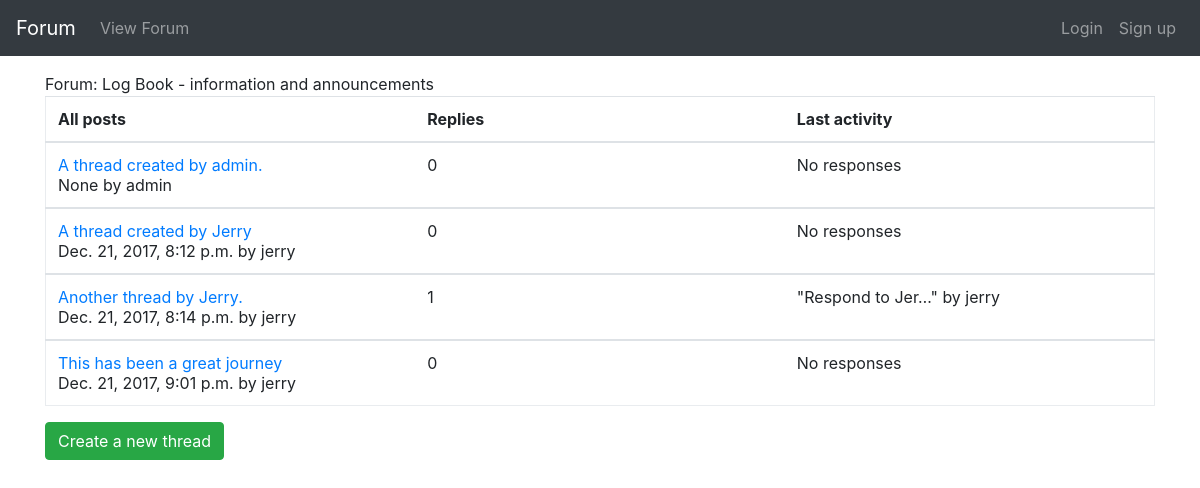
Page /forumapp/forum/1 on the earlier database version.
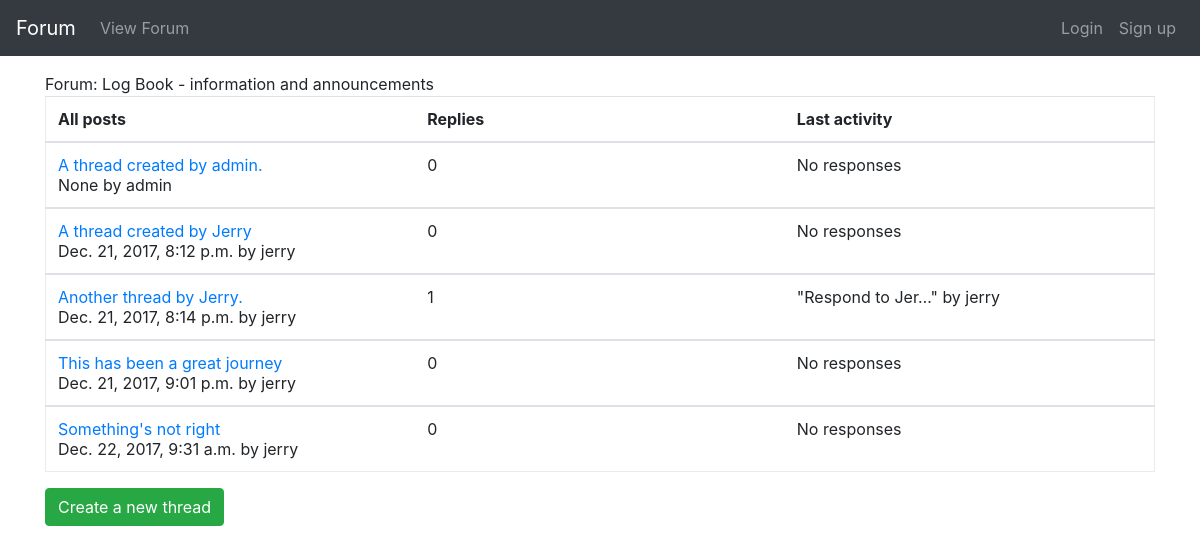
Same page on the later database version.
### forumapp/models.py (models this page shows, shortened)
class Thread(models.Model):
    name = models.CharField(max_length=100)
    forum = models.ForeignKey(Forum, null=True, on_delete=models.SET_NULL)
    class Meta:
        permissions = [
            ('can_remove_any_thread', 'Can remove ANY thread.'),
        ]

class ThreadResponse(models.Model):
    thread = models.ForeignKey(Thread, null=True, on_delete=models.SET_NULL)
    created_datetime = models.DateTimeField(null=True)
    responder = models.ForeignKey(User, null=True, on_delete=models.SET_NULL)
    message = models.TextField(max_length=1000)

### forumapp/views.py (the view)
def forum(request, pk):
    thread_list = Thread.objects.filter(forum=pk)
    return render(
        request,
        'forumapp/thread_list.html',
        context={
            'thread_list': thread_list,
            'forum': Forum.objects.get(id=pk)
        }
    )

### forumapp/templates/forumapp/thread_list.html
{% extends "forumapp/base.html" %}
{% block content %}
<div>Forum: {{ forum.name }} - {{forum.section.name }}</div>
{% if thread_list %}
<table class="table forum-table">
    <thead>
    <tr>
        <th>All posts</th>
        <th>Replies</th>
        <th>Last activity</th>
    </tr>
    </thead>
    {% for thread in thread_list %}
    <tbody>
    <tr>
        <td>
            <a href="{% url 'thread-view' thread.forum.id thread.id %}">
                {{ thread.name }} <br />
            </a>
            {{ thread.threadresponse_set.first.created_datetime }} by {{ thread.threadresponse_set.first.responder }}
        </td>
        <td>{{ thread.threadresponse_set.all|length|add:"-1" }}</td>
        {% if thread.threadresponse_set.all|length > 1 %}
        <td>"{{ thread.threadresponse_set.last.message|truncatechars:15 }}" by {{ thread.threadresponse_set.last.responder }}</td>
        {% else %}
        <td>No responses</td>
        {% endif %}
    </tr>
    </tbody>
    {% endfor %}
</table>
{% else %}
<div>No threads.</div>
{% endif %}
<a
    href="{% url 'new-thread' forum.id %}"
    class="btn btn-success"
    role="button"
>Create a new thread</a>
{% endblock %}

Differences in the rows shown:
added Thread: name "Something's not right", threadresponse_set.first.created_datetime "Dec. 22, 2017, 9:31 a.m.", threadresponse_set.first.responder "jerry", threadresponse_set.all|length "0", shows "No responses"
